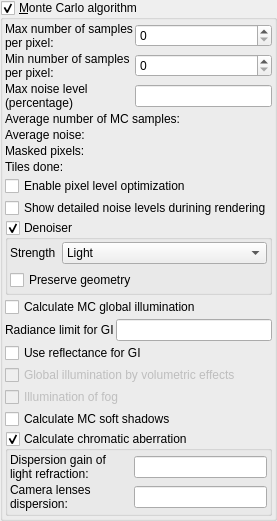
            <widget class="MyGroupBox" name="groupCheck_DOF_monte_carlo">
             <property name="toolTip">
              <string>&lt;html&gt;&lt;head/&gt;&lt;body&gt;&lt;p&gt;Enables Monte Carlo algorithms for rendering the depth of field (DOF), global illumination, ambient occlusion (with multiple rays) and soft shadows effects. This mode is extremely slow for rendering, but gives a very realistic appearance of effects.&lt;/p&gt;&lt;p&gt;In addition Monte Carlo algorithm provides high quality adaptive anti-aliasing.&lt;/p&gt;&lt;p&gt;Every pixed (or tile) of the image is rendered multiple times with randomly changed parameters. Every repeat reduces noise. Sampling of each pixel (or tile) is stopped when noise is reduced to defined level (defined by &amp;quot;Max noise level&amp;quot; parameter&amp;quot;) or when maximum number of repeats is reached (defined by &amp;quot;Max number of samples&amp;quot;). &lt;/p&gt;&lt;p&gt;Remark: This effect cannot work properly when screen space ambient occlusion is enabled. &lt;/p&gt;&lt;/body&gt;&lt;/html&gt;</string>
             </property>
             <property name="title">
              <string>&amp;Monte Carlo algorithm</string>
             </property>
             <property name="checkable">
              <bool>true</bool>
             </property>
             <layout class="QVBoxLayout" name="verticalLayout_152">
              <property name="spacing">
               <number>2</number>
              </property>
              <property name="leftMargin">
               <number>2</number>
              </property>
              <property name="topMargin">
               <number>2</number>
              </property>
              <property name="rightMargin">
               <number>2</number>
              </property>
              <property name="bottomMargin">
               <number>2</number>
              </property>
              <item>
               <layout class="QGridLayout" name="gridLayout_97">
                <property name="spacing">
                 <number>2</number>
                </property>
                <item row="0" column="0">
                 <widget class="QLabel" name="label_358">
                  <property name="text">
                   <string>Max number of samples
per pixel:</string>
                  </property>
                 </widget>
                </item>
                <item row="1" column="0">
                 <widget class="QLabel" name="label_359">
                  <property name="text">
                   <string>Min number of samples
per pixel:</string>
                  </property>
                 </widget>
                </item>
                <item row="3" column="0" colspan="2">
                 <widget class="QLabel" name="label_average_DOF_samples">
                  <property name="toolTip">
                   <string>&lt;html&gt;&lt;head/&gt;&lt;body&gt;&lt;p&gt;Average number of MC samples that have been calculated  for each image pixel.&lt;/p&gt;&lt;/body&gt;&lt;/html&gt;</string>
                  </property>
                  <property name="text">
                   <string>Average number of MC samples:</string>
                  </property>
                 </widget>
                </item>
                <item row="2" column="1">
                 <widget class="MyLineEdit" name="logedit_DOF_max_noise">
                  <property name="toolTip">
                   <string>&lt;html&gt;&lt;head/&gt;&lt;body&gt;&lt;p&gt;Limit of noise level for each image pixel. Every pixel is calculated multiple times until estimated noise reaches maximum noise level percentage.&lt;/p&gt;&lt;p&gt;A lower value reduces visible noise on the final image, but increases rendering time. Decreasing the maximum noise level by half, increases the rendering time by 4.&lt;/p&gt;&lt;/body&gt;&lt;/html&gt;</string>
                  </property>
                 </widget>
                </item>
                <item row="4" column="0" colspan="2">
                 <widget class="QLabel" name="label_average_DOF_noise">
                  <property name="toolTip">
                   <string>&lt;html&gt;&lt;head/&gt;&lt;body&gt;&lt;p&gt;Estimated average noise caused by Monte Carlo effects.&lt;/p&gt;&lt;/body&gt;&lt;/html&gt;</string>
                  </property>
                  <property name="text">
                   <string>Average noise:</string>
                  </property>
                 </widget>
                </item>
                <item row="1" column="1">
                 <widget class="MySpinBox" name="spinboxInt_DOF_min_samples">
                  <property name="sizePolicy">
                   <sizepolicy hsizetype="Minimum" vsizetype="Maximum">
                    <horstretch>0</horstretch>
                    <verstretch>0</verstretch>
                   </sizepolicy>
                  </property>
                  <property name="toolTip">
                   <string>&lt;html&gt;&lt;head/&gt;&lt;body&gt;&lt;p&gt;Minimum number of MC samples calculated for each image pixel. Increasing this parameter can reduce visible noise, ( by improving calculation of noise level estimation).&lt;/p&gt;&lt;/body&gt;&lt;/html&gt;</string>
                  </property>
                  <property name="maximum">
                   <number>10000</number>
                  </property>
                 </widget>
                </item>
                <item row="2" column="0">
                 <widget class="QLabel" name="label_360">
                  <property name="text">
                   <string>Max noise level
(percentage)</string>
                  </property>
                 </widget>
                </item>
                <item row="0" column="1">
                 <widget class="MySpinBox" name="spinboxInt_DOF_samples">
                  <property name="sizePolicy">
                   <sizepolicy hsizetype="Minimum" vsizetype="Maximum">
                    <horstretch>0</horstretch>
                    <verstretch>0</verstretch>
                   </sizepolicy>
                  </property>
                  <property name="toolTip">
                   <string>&lt;html&gt;&lt;head/&gt;&lt;body&gt;&lt;p&gt;Number of MC samples calculated for each image pixel. Higher values reduce the noise on the image but increase the rendering time. &lt;/p&gt;&lt;p&gt;For instance if the number of samples is 100, then the rendering will take 100 times longer compared to the effect disabled.&lt;/p&gt;&lt;/body&gt;&lt;/html&gt;</string>
                  </property>
                  <property name="maximum">
                   <number>10000</number>
                  </property>
                 </widget>
                </item>
                <item row="5" column="0" colspan="2">
                 <widget class="QLabel" name="label_masked_pixels">
                  <property name="toolTip">
                   <string>&lt;html&gt;&lt;head/&gt;&lt;body&gt;&lt;p&gt;Estimated average noise caused by Monte Carlo effects.&lt;/p&gt;&lt;/body&gt;&lt;/html&gt;</string>
                  </property>
                  <property name="text">
                   <string>Masked pixels:</string>
                  </property>
                 </widget>
                </item>
                <item row="6" column="0" colspan="2">
                 <widget class="QLabel" name="label_tiles_done">
                  <property name="toolTip">
                   <string>&lt;html&gt;&lt;head/&gt;&lt;body&gt;&lt;p&gt;Estimated average noise caused by Monte Carlo effects.&lt;/p&gt;&lt;/body&gt;&lt;/html&gt;</string>
                  </property>
                  <property name="text">
                   <string>Tiles done:</string>
                  </property>
                 </widget>
                </item>
               </layout>
              </item>
              <item>
               <widget class="MyCheckBox" name="checkBox_MC_pixel_level_optimization">
                <property name="sizePolicy">
                 <sizepolicy hsizetype="Minimum" vsizetype="Maximum">
                  <horstretch>0</horstretch>
                  <verstretch>0</verstretch>
                 </sizepolicy>
                </property>
                <property name="toolTip">
                 <string>&lt;html&gt;&lt;head/&gt;&lt;body&gt;&lt;p&gt;Enables additonal optimization of MC rendering. The noise level is calculated separatelly for each pixel. If noise level is enough low, then the pixel is no longer calculated.&lt;/p&gt;&lt;p&gt;If the image is very noisy and there is low value of &lt;span style=" font-style:italic;"&gt;Min number of samples&lt;/span&gt;, then enabling this option can cause dark random pixels left on the image.&lt;/p&gt;&lt;/body&gt;&lt;/html&gt;</string>
                </property>
                <property name="text">
                 <string>Enable pixel level optimization</string>
                </property>
               </widget>
              </item>
              <item>
               <widget class="QCheckBox" name="checkB_MCShowNoiseLevels">
                <property name="enabled">
                 <bool>true</bool>
                </property>
                <property name="text">
                 <string>Show detailed noise levels durining rendering</string>
                </property>
                <property name="checked">
                 <bool>false</bool>
                </property>
               </widget>
              </item>
              <item>
               <widget class="MyGroupBox" name="groupCheck_MC_denoiser_enable">
                <property name="toolTip">
                 <string>Enable the Monte Carlo denoiser to reduce noise in rendered images. This post-processing step smooths out grainy patterns caused by limited sampling, resulting in cleaner and more visually appealing results, especially at lower sample counts.</string>
                </property>
                <property name="title">
                 <string>Denoiser</string>
                </property>
                <property name="checkable">
                 <bool>true</bool>
                </property>
                <layout class="QGridLayout" name="gridLayout_4" columnstretch="0,1">
                 <property name="leftMargin">
                  <number>2</number>
                 </property>
                 <property name="topMargin">
                  <number>2</number>
                 </property>
                 <property name="rightMargin">
                  <number>2</number>
                 </property>
                 <property name="bottomMargin">
                  <number>2</number>
                 </property>
                 <item row="0" column="1">
                  <widget class="MyComboBox" name="comboBox_MC_denoiser_strength">
                   <property name="sizePolicy">
                    <sizepolicy hsizetype="Preferred" vsizetype="Maximum">
                     <horstretch>0</horstretch>
                     <verstretch>0</verstretch>
                    </sizepolicy>
                   </property>
                   <property name="toolTip">
                    <string>&lt;html&gt;&lt;head/&gt;&lt;body&gt;&lt;p&gt;Sets the strength of the Monte Carlo denoiser for noise reduction in rendered images:&lt;/p&gt;&lt;p&gt;Light: Minimal denoising with the smallest blur radius. Preserves the most detail but leaves some noise.&lt;/p&gt;&lt;p&gt;Medium: Balanced setting with moderate blur. Reduces noise while retaining most image details.&lt;/p&gt;&lt;p&gt;Strong: Aggressive denoising with a larger blur radius. Produces smoother images but may blur fine details.&lt;/p&gt;&lt;p&gt;Extreme: Maximum denoising with the largest blur. Greatly reduces noise but can noticeably smooth out textures and edges.&lt;/p&gt;&lt;p&gt;Choose a strength based on your preference for image smoothness versus detail preservation.&lt;/p&gt;&lt;/body&gt;&lt;/html&gt;</string>
                   </property>
                   <item>
                    <property name="text">
                     <string>Light</string>
                    </property>
                   </item>
                   <item>
                    <property name="text">
                     <string>Medium</string>
                    </property>
                   </item>
                   <item>
                    <property name="text">
                     <string>Strong</string>
                    </property>
                   </item>
                   <item>
                    <property name="text">
                     <string>Extreme</string>
                    </property>
                   </item>
                  </widget>
                 </item>
                 <item row="0" column="0">
                  <widget class="QLabel" name="label_6">
                   <property name="text">
                    <string>Strength</string>
                   </property>
                  </widget>
                 </item>
                 <item row="1" column="0" colspan="2">
                  <widget class="MyCheckBox" name="checkBox_MC_denoiser_preserve_geometry">
                   <property name="sizePolicy">
                    <sizepolicy hsizetype="Minimum" vsizetype="Maximum">
                     <horstretch>0</horstretch>
                     <verstretch>0</verstretch>
                    </sizepolicy>
                   </property>
                   <property name="toolTip">
                    <string>&lt;html&gt;&lt;head/&gt;&lt;body&gt;&lt;p&gt;Preserve geometry and edges during denoising. &lt;/p&gt;&lt;p&gt;When enabled, the denoiser uses depth and surface normal information to keep object boundaries and fine details sharp, reducing unwanted blurring of shapes. &lt;/p&gt;&lt;p&gt;Note: In scenes with strong depth of field (DOF), enabling this option may lead to unnatural appearance near blurred edges.&lt;/p&gt;&lt;/body&gt;&lt;/html&gt;</string>
                   </property>
                   <property name="text">
                    <string>Preserve geometry</string>
                   </property>
                  </widget>
                 </item>
                </layout>
               </widget>
              </item>
              <item>
               <widget class="MyCheckBox" name="checkBox_DOF_MC_global_illumination">
                <property name="sizePolicy">
                 <sizepolicy hsizetype="Minimum" vsizetype="Maximum">
                  <horstretch>0</horstretch>
                  <verstretch>0</verstretch>
                 </sizepolicy>
                </property>
                <property name="toolTip">
                 <string>&lt;html&gt;&lt;head/&gt;&lt;body&gt;&lt;p&gt;Enables calculation of realistic global illumination using Monte Carlo algorithm. &lt;/p&gt;&lt;p&gt;Number of light bounces is defined by the &amp;quot;reflections depth&amp;quot; parameter at the top of tab.&lt;/p&gt;&lt;/body&gt;&lt;/html&gt;</string>
                </property>
                <property name="text">
                 <string>Calculate MC global illumination</string>
                </property>
               </widget>
              </item>
              <item>
               <layout class="QGridLayout" name="gridLayout_18">
                <property name="spacing">
                 <number>2</number>
                </property>
                <item row="0" column="1">
                 <widget class="MyLineEdit" name="logedit_MC_GI_radiance_limit">
                  <property name="toolTip">
                   <string>&lt;html&gt;&lt;head/&gt;&lt;body&gt;&lt;p&gt;Limit for intensity of bounced light. Lower value reduces noise caused by very bright spots on HDR background textures.&lt;/p&gt;&lt;/body&gt;&lt;/html&gt;</string>
                  </property>
                 </widget>
                </item>
                <item row="0" column="0">
                 <widget class="QLabel" name="label_361">
                  <property name="text">
                   <string>Radiance limit for GI</string>
                  </property>
                 </widget>
                </item>
               </layout>
              </item>
              <item>
               <widget class="MyCheckBox" name="checkBox_MC_GI_use_reflectance">
                <property name="sizePolicy">
                 <sizepolicy hsizetype="Minimum" vsizetype="Maximum">
                  <horstretch>0</horstretch>
                  <verstretch>0</verstretch>
                 </sizepolicy>
                </property>
                <property name="text">
                 <string>Use reflectance for GI</string>
                </property>
               </widget>
              </item>
              <item>
               <widget class="MyCheckBox" name="checkBox_MC_global_illumination_volumetric">
                <property name="enabled">
                 <bool>false</bool>
                </property>
                <property name="sizePolicy">
                 <sizepolicy hsizetype="Minimum" vsizetype="Maximum">
                  <horstretch>0</horstretch>
                  <verstretch>0</verstretch>
                 </sizepolicy>
                </property>
                <property name="toolTip">
                 <string>&lt;html&gt;&lt;head/&gt;&lt;body&gt;&lt;p&gt;Enable global illumination for volumetric effects such as fog and clouds. &lt;/p&gt;&lt;p&gt;When checked, indirect lighting will account for light scattering inside volumes, resulting in more realistic illumination for scenes with participating media. &lt;/p&gt;&lt;p&gt;This may increase rendering time.&lt;/p&gt;&lt;/body&gt;&lt;/html&gt;</string>
                </property>
                <property name="text">
                 <string>Global illumination by volumetric effects</string>
                </property>
               </widget>
              </item>
              <item>
               <widget class="MyCheckBox" name="checkBox_MC_fog_illumination">
                <property name="enabled">
                 <bool>false</bool>
                </property>
                <property name="sizePolicy">
                 <sizepolicy hsizetype="Minimum" vsizetype="Maximum">
                  <horstretch>0</horstretch>
                  <verstretch>0</verstretch>
                 </sizepolicy>
                </property>
                <property name="toolTip">
                 <string>&lt;html&gt;&lt;head/&gt;&lt;body&gt;&lt;p&gt;Enable global illumination for volumetric fog. &lt;/p&gt;&lt;p&gt;When checked, indirect lighting (from global illumination) will contribute to the brightness and realism of fog and other volumetric effects, allowing light to scatter and bounce inside fog. &lt;/p&gt;&lt;p&gt;This results in more realistic lighting but may increase render time.&lt;/p&gt;&lt;/body&gt;&lt;/html&gt;</string>
                </property>
                <property name="text">
                 <string>Illumination of fog</string>
                </property>
               </widget>
              </item>
              <item>
               <widget class="MyCheckBox" name="checkBox_MC_soft_shadows_enable">
                <property name="sizePolicy">
                 <sizepolicy hsizetype="Minimum" vsizetype="Maximum">
                  <horstretch>0</horstretch>
                  <verstretch>0</verstretch>
                 </sizepolicy>
                </property>
                <property name="toolTip">
                 <string>&lt;html&gt;&lt;head/&gt;&lt;body&gt;&lt;p&gt;Enables calculation of realistic soft shadows using Monte Carlo algorithm.&lt;/p&gt;&lt;p&gt;Soft shadow cone for main light source is defined by &lt;span style=" font-style:italic;"&gt;Soft shadow code angle&lt;/span&gt; (&lt;span style=" font-style:italic;"&gt;Lights&lt;/span&gt; tab)&lt;/p&gt;&lt;p&gt;Soft shadow cone for auxiliary lights is defined by C&lt;span style=" font-style:italic;"&gt;ustom lights options&lt;/span&gt; / &lt;span style=" font-style:italic;"&gt;Size.&lt;/span&gt;&lt;/p&gt;&lt;/body&gt;&lt;/html&gt;</string>
                </property>
                <property name="text">
                 <string>Calculate MC soft shadows</string>
                </property>
               </widget>
              </item>
              <item>
               <widget class="MyGroupBox" name="groupCheck_DOF_MC_CA_enable">
                <property name="toolTip">
                 <string>&lt;html&gt;&lt;head/&gt;&lt;body&gt;&lt;p&gt;Enables rendering of chromatic aberration. This effect simulates the way an actual lens refracts light slightly differently based on wavelength.&lt;/p&gt;&lt;p&gt;It will give a "rainbow" type effect that gets stronger closer to the edges of the image. &lt;/p&gt;&lt;/body&gt;&lt;/html&gt;</string>
                </property>
                <property name="title">
                 <string>Calculate chromatic aberration</string>
                </property>
                <property name="checkable">
                 <bool>true</bool>
                </property>
                <layout class="QVBoxLayout" name="verticalLayout_75">
                 <property name="spacing">
                  <number>2</number>
                 </property>
                 <property name="leftMargin">
                  <number>2</number>
                 </property>
                 <property name="topMargin">
                  <number>2</number>
                 </property>
                 <property name="rightMargin">
                  <number>2</number>
                 </property>
                 <property name="bottomMargin">
                  <number>2</number>
                 </property>
                 <item>
                  <layout class="QGridLayout" name="gridLayout_11">
                   <property name="spacing">
                    <number>2</number>
                   </property>
                   <item row="0" column="1">
                    <widget class="MyLineEdit" name="logedit_DOF_MC_CA_dispersion_gain">
                     <property name="toolTip">
                      <string>&lt;html&gt;&lt;head/&gt;&lt;body&gt;&lt;p&gt;Higher value makes dispersion of refracted light more vsible on transparent objects.&lt;/p&gt;&lt;/body&gt;&lt;/html&gt;</string>
                     </property>
                    </widget>
                   </item>
                   <item row="0" column="0">
                    <widget class="QLabel" name="label_69">
                     <property name="text">
                      <string>Dispersion gain of light refraction:</string>
                     </property>
                     <property name="wordWrap">
                      <bool>true</bool>
                     </property>
                    </widget>
                   </item>
                   <item row="1" column="0">
                    <widget class="QLabel" name="label_70">
                     <property name="text">
                      <string>Camera lenses dispersion:</string>
                     </property>
                     <property name="wordWrap">
                      <bool>true</bool>
                     </property>
                    </widget>
                   </item>
                   <item row="1" column="1">
                    <widget class="MyLineEdit" name="logedit_DOF_MC_CA_camera_dispersion">
                     <property name="toolTip">
                      <string>&lt;html&gt;&lt;head/&gt;&lt;body&gt;&lt;p&gt;Higher value makes simulated dispersion of camera lenses more visible.&lt;/p&gt;&lt;/body&gt;&lt;/html&gt;</string>
                     </property>
                    </widget>
                   </item>
                  </layout>
                 </item>
                </layout>
               </widget>
              </item>
             </layout>
            </widget>
